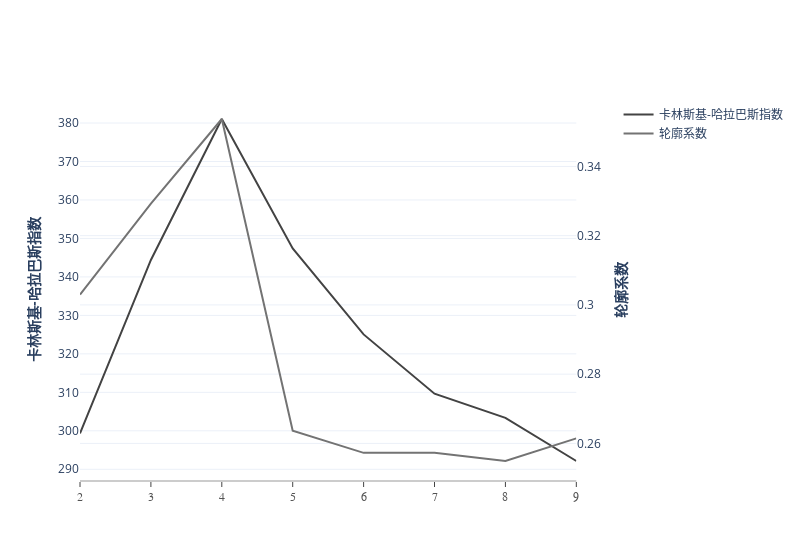

The notebook cell saved with this chart:
### Markdown cell above
## K-means++聚类

### Code cell
#获得居民最佳聚类数
df_resident = df_cluster[df_cluster.id == 0]
df_score_resi = utils.GetKmeansClusterNumDf(df_resident,['Dur','data_count','active_moment','moving_dis','middle_moment'])
myplot.Double_Axes_Line(df_score_resi,"n_clusters","calinski","silhouette","聚类数","卡林斯基-哈拉巴斯指数","轮廓系数")

### Figure 1 — Plotly figure (JSON) as saved in the notebook; plotly's stock layout.template omitted (floating-point values rounded to 4 significant figures)
{"data": [{"line": {"color": "rgb(67,67,67)", "width": 2}, "mode": "lines", "name": "卡林斯基-哈拉巴斯指数", "type": "scatter", "x": [2, 3, 4, 5, 6, 7, 8, 9], "xaxis": "x", "y": [299.3, 344.4, 381.0, 347.4, 325.1, 309.7, 303.4, 292.2], "yaxis": "y"}, {"line": {"color": "rgb(115,115,115)", "width": 2}, "mode": "lines", "name": "轮廓系数", "type": "scatter", "x": [2, 3, 4, 5, 6, 7, 8, 9], "xaxis": "x", "y": [0.303, 0.3293, 0.3537, 0.2636, 0.2573, 0.2573, 0.2549, 0.2614], "yaxis": "y2"}], "layout": {"width": 800, "xaxis": {"anchor": "y", "domain": [0, 0.94], "linecolor": "rgb(204, 204, 204)", "linewidth": 2, "showgrid": false, "showline": true, "showticklabels": true, "tickfont": {"color": "rgb(82, 82, 82)", "family": "Arial", "size": 12}, "ticks": "outside"}, "yaxis": {"anchor": "x", "domain": [0, 1], "title": {"text": "<b>卡林斯基-哈拉巴斯指数</b> "}}, "yaxis2": {"anchor": "x", "overlaying": "y", "side": "right", "title": {"text": "<b>轮廓系数</b>"}}}}
